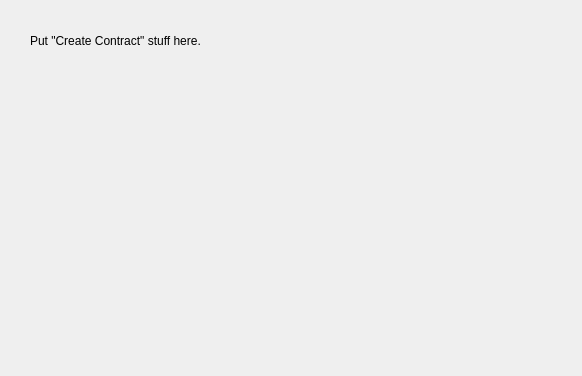
<?xml version="1.0" encoding="UTF-8"?>
<ui version="4.0">
 <class>MTPageCreateContract</class>
 <widget class="QWizardPage" name="MTPageCreateContract">
  <property name="geometry">
   <rect>
    <x>0</x>
    <y>0</y>
    <width>582</width>
    <height>376</height>
   </rect>
  </property>
  <property name="windowTitle">
   <string>WizardPage</string>
  </property>
  <widget class="QLabel" name="label">
   <property name="geometry">
    <rect>
     <x>30</x>
     <y>20</y>
     <width>231</width>
     <height>41</height>
    </rect>
   </property>
   <property name="text">
    <string>Put &quot;Create Contract&quot; stuff here.</string>
   </property>
  </widget>
 </widget>
 <resources/>
 <connections/>
</ui>
